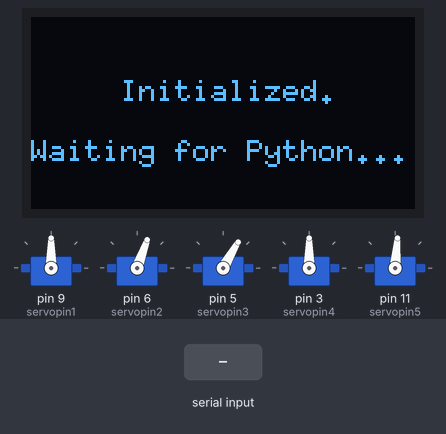
Bench run of a sketch on a simulated Arduino Uno, built with avr-gcc and run on an emulated ATmega328P. Shown: 5 × servo, 128×64 one-colour display. The inputs (shaded band) are chosen by the test bench.

Above: at 1.2 s.
1.3 s: "J" received over Serial
At 1.39 s:
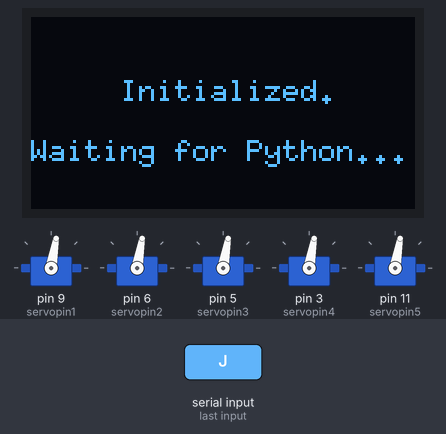
At 2.4 s:
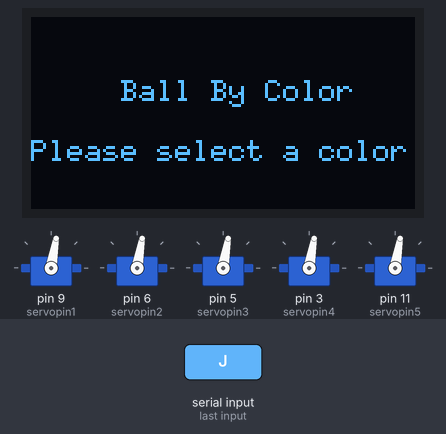
2.9 s: byte 79 ('O') received over Serial
At 4.4 s:
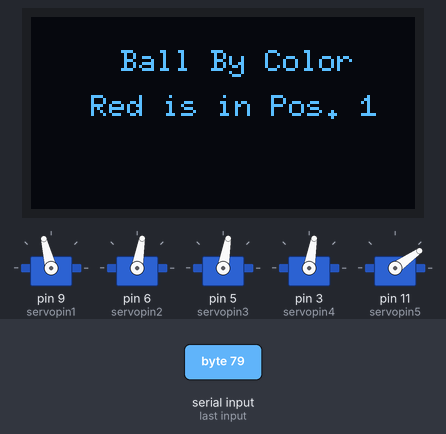
Timing chart, 0 to 5.9 s (numbered marks = the images above; inputs shaded):
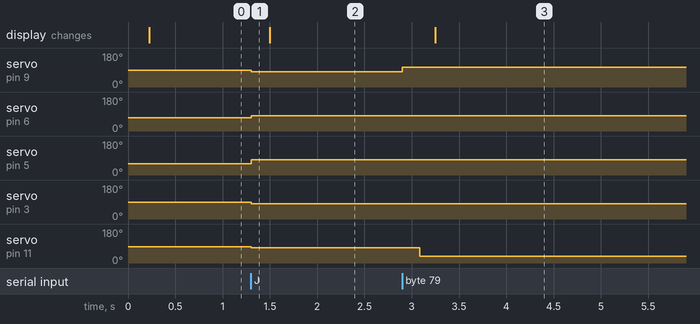

The sketch:

chroma_controller.ino
```cpp
//Arduino Arm Driver Board Code
#include "U8glib.h"
#include <Servo.h>
#include <Wire.h>
#include <Adafruit_GFX.h>
U8GLIB_SSD1306_128X64 u8g(U8G_I2C_OPT_NONE);
int servopin1 = 9;
int servopin2 = 6;
int servopin3 = 5;
int servopin4 = 3;
int servopin5 = 11;

//Serial input from Python
int pyInput;

//Default servo angles
int servo1Angle=90;
int servo2Angle=70;
int servo3Angle=60;
int servo4Angle=90;
int servo5Angle=85;
Servo servo1;
Servo servo2;
Servo servo3;
Servo servo4;
Servo servo5;

//free motion = 0
//ball by color = 1
//init = 2
int mode = 2;
int grabbed = 1;
int bottom2 = 0;
int bottom3 = 0;
int speed = 0;
int initDone = 0;
bool redraw = true;
String grabbedStatement;
bool grabDraw = false;
int offsetStr = 0;

void setup() {
  //display init
  if ( u8g.getMode() == U8G_MODE_R3G3B2 )
    u8g.setColorIndex(255);
  else if ( u8g.getMode() == U8G_MODE_GRAY2BIT )
    u8g.setColorIndex(3);
  else if ( u8g.getMode() == U8G_MODE_BW )
    u8g.setColorIndex(1);
  u8g.setFont(u8g_font_6x10);
  u8g.setFontRefHeightExtendedText();
  u8g.setDefaultForegroundColor();
  u8g.setFontPosTop();
  //servo init
  pinMode(servopin1,OUTPUT);
  pinMode(servopin2,OUTPUT);
  pinMode(servopin3,OUTPUT);
  pinMode(servopin4,OUTPUT);
  pinMode(servopin5,OUTPUT);
  Serial.begin(9600);
  servo1.attach(servopin1);
  servo2.attach(servopin2);
  servo3.attach(servopin3);
  servo4.attach(servopin4);
  servo5.attach(servopin5);
  servo1.write(90);
  servo2.write(70);
  servo3.write(60);
  servo4.write(90);
  servo5.write(85);
  delay(20);
}

void loop() {
  //OLED picture loop
  if (redraw) {
    u8g.firstPage();
    while (u8g.nextPage()){
      if (mode == 2) {
        u8g.drawStr(30, 20, "Initialized.");
        u8g.drawStr(0, 40, "Waiting for Python...");
      }
      else if (mode == 0) {
        u8g.drawStr(30, 20, "Free Motion");
        u8g.drawStr(10, 40, "Press start for BBC");
      }
      else if (mode == 1) {
        u8g.drawStr(30, 20, "Ball By Color");
        u8g.drawStr(0, 40, "Please select a color");
      }
    }
    redraw = false;
  }
  //free motion/ball by color loop
  do{
    pyInput = Serial.read();
    //free motion init
    if (pyInput == 'I') {
      mode = 0;
      redraw = true;
    }
    //ball by color init
    if (pyInput == 'J') {
      mode = 1;
      servo1Angle = servo2Angle = servo3Angle = servo4Angle = servo5Angle = 80;
      servo1.write(servo1Angle);
      servo2.write(servo2Angle);
      servo3.write(servo3Angle);
      servo4.write(servo4Angle);
      servo5.write(servo5Angle);
      redraw = true;
    }
    //free motion
    if (mode == 0) {
      if (pyInput == 'Z') {//base left
        servo1Angle++;
        if(servo1Angle>=180){servo1Angle=180;}
        servo1.write(servo1Angle);
      }
      if (pyInput == 'X'){//base right
        servo1Angle--;
        if(servo1Angle<=0){servo1Angle=0;}
        servo1.write(servo1Angle);
      }
      if (pyInput == 'S') {//shoulder down
        servo2Angle++;
        if(servo2Angle>=180){servo2Angle=180;}
        servo2.write(servo2Angle);
      }
      if (pyInput == 'U') {//shouler up
        servo2Angle--;
        if(servo2Angle<=0){servo2Angle=0;}
        servo2.write(servo2Angle);
      }
      if (pyInput == 'C') {//elbow up
        servo3Angle++;
        if(servo3Angle>=180){servo3Angle=180;}
        servo3.write(servo3Angle);
      }
      if (pyInput == 'D') {//elbow down
        servo3Angle--;
        if(servo3Angle<=0){servo3Angle=0;}
        servo3.write(servo3Angle);
      }
      if (pyInput == 'R') {//hand rotate left
        servo4Angle++;
        if(servo4Angle>=180){servo4Angle=180;}
        servo4.write(servo4Angle);
      }
      if (pyInput == 'L') {//hand rotate right
        servo4Angle--;
        if(servo4Angle<=0){servo4Angle=0;}
        servo4.write(servo4Angle);
      }
      if(pyInput == 'A') {//close claw
        servo5Angle++;
        if(servo5Angle>=85){servo5Angle=85;}
        servo5.write(servo5Angle);
      }
      if(pyInput == 'B') {//open claw
        servo5Angle--;
        if(servo5Angle<=35){servo5Angle=35;}
        servo5.write(servo5Angle);
      }
    }
    //ball by color
    else if (mode == 1) {
      if ((pyInput == 'O') || (pyInput == 'W') || (pyInput == 'H')){//left
        if (pyInput == 'O') {grabbedStatement = "Red is in Pos. 1"; offsetStr = 20;}
        else if (pyInput == 'W') {grabbedStatement = "Blue is in Pos. 1"; offsetStr = 17;}
        else if (pyInput == 'H') {grabbedStatement = "Yellow is in Pos. 1"; offsetStr = 10;}
        grabbed = 0;
        bottom2 = 170;
        bottom3 = 55;
        servo1Angle = 104;
        servo1.write(servo1Angle);
        grabDraw = true;
      }
      else if ((pyInput == 'T') || (pyInput == 'V') || (pyInput == 'G')){//center
        if (pyInput == 'T') {grabbedStatement = "Red is in Pos. 2"; offsetStr = 20;}
        else if (pyInput == 'V') {grabbedStatement = "Blue is in Pos. 2"; offsetStr = 17;}
        else if (pyInput == 'G') {grabbedStatement = "Yellow is in Pos. 2"; offsetStr = 10;}
        grabbed = 0;
        bottom2 = 167;
        servo1Angle = 70;
        bottom3 = 50;
        servo1.write(servo1Angle);
        grabDraw = true;
      }
      else if ((pyInput == 'E') || (pyInput == 'C') || (pyInput == 'S')){//Right
        if (pyInput == 'E') {grabbedStatement = "Red is in Pos. 3"; offsetStr = 20;}
        else if (pyInput == 'C') {grabbedStatement = "Blue is in Pos. 3"; offsetStr = 17;}
        else if (pyInput == 'S') {grabbedStatement = "Yellow is in Pos. 3"; offsetStr = 10;}
        grabbed = 0;
        bottom2 = 162;
        servo1Angle = 35;
        bottom3 = 40;
        servo1.write(servo1Angle);
        grabDraw = true;
      }
      //second picture loop
      if (grabDraw) {
        u8g.firstPage();
        while (u8g.nextPage()){
          u8g.drawStr(30, 10, "Ball By Color");
          u8g.setPrintPos(offsetStr, 25);
          u8g.print(grabbedStatement);
          if (grabbed == 1) {u8g.drawStr(17, 45, "Task Completed :)");}
        }
        grabDraw = false;
      }
      if (grabbed == 0){ //ball grabbing motion
        servo5Angle = 35;
        servo5.write(servo5Angle);
        servo2Angle = slowWrite(servo2, servo2Angle, bottom2);
        servo3Angle = slowWrite(servo3, servo3Angle, bottom3);
        delay(500);
        servo5Angle = slowWrite(servo5, servo5Angle, 60);
        delay(100);
        servo2Angle = slowWrite(servo2, servo2Angle, 90);
        delay(800);
        servo2Angle = slowWrite(servo2, servo2Angle, bottom2);
        servo3Angle = slowWrite(servo3, servo3Angle, bottom3);
        delay(500);
        servo5Angle = slowWrite(servo5, servo5Angle, 35);
        delay(100);
        servo2Angle = slowWrite(servo2, servo2Angle, 90);
        servo3Angle = slowWrite(servo3, servo3Angle, 90);
        delay(500);
        grabbed = 1;
        grabDraw = true;
      }
    }
  }
  while(Serial.available()>0);
}

//slows down the rotation speed of the servo and returns the new angle
int slowWrite(Servo servo, int current, int target){
  if (current > target){
    while (current > target){
      current--;
      servo.write(current);
      delay(18);
    }
  }
  else if (current < target){
    while(current < target){
      current++;
      servo.write(current);
      delay(18);
    }
  }
  return current;
}
```

Measured:
- after the input at 1.3 s, servo on pin 9 (servopin1), servo on pin 3 (servopin4): 90° → 80° at once; servo on pin 6 (servopin2): 70° → 80° at once; servo on pin 5 (servopin3): 60° → 80° at once; servo on pin 11 (servopin5): 85° → 80° at once
- after the input at 2.9 s, servo on pin 9 (servopin1): 80° → 104° at once; servo on pin 11 (servopin5): 80° → 35° after 0.19 s; the display: changes after 0.35 s (image 3)
